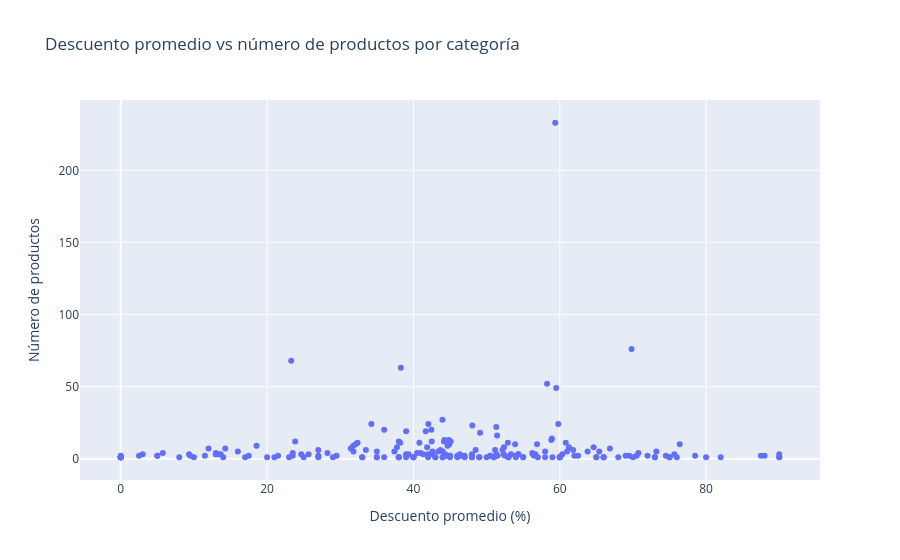

Notebook code cell kept with this figure:
### Markdown cell above
### 🔧 Reto 5 — Investiga tu propia pregunta

Formula UNA pregunta sobre el dataset (ej. "¿las categorías caras dan más descuento?"), elige la visualización adecuada, créala e interpreta el resultado.

### Code cell
# RETO 5
# Pregunta: ¿Las categorías con mayor descuento promedio también tienen más productos?
resumen = (
    df.groupby("category")
      .agg(
          descuento_promedio=("discount_percentage", "mean"),
          productos=("product_id", "count")
      )
      .reset_index()
)

fig = px.scatter(
    resumen,
    x="descuento_promedio",
    y="productos",
    hover_data=["category"],
    title="Descuento promedio vs número de productos por categoría",
    labels={
        "descuento_promedio": "Descuento promedio (%)",
        "productos": "Número de productos"
    }
)
fig.show()

print(
    "Correlación entre descuento promedio y número de productos por categoría:",
    round(resumen["descuento_promedio"].corr(resumen["productos"]), 3)
)

### Figure 1 — Plotly figure (JSON) as saved in the notebook; plotly's stock layout.template omitted (floating-point values rounded to 4 significant figures; data arrays with more than 128 entries replaced by an {"elided": "..."} marker saying what was removed)
{"data": [{"customdata": {"elided": "211x1 str values"}, "hovertemplate": "Descuento promedio (%)=%{x}<br>Número de productos=%{y}<br>category=%{customdata[0]}<extra></extra>", "legendgroup": "", "marker": {"color": "#636efa", "symbol": "circle"}, "mode": "markers", "name": "", "orientation": "v", "showlegend": false, "type": "scatter", "x": {"elided": "211 float values"}, "xaxis": "x", "y": {"elided": "211 int values"}, "yaxis": "y"}], "layout": {"legend": {"tracegroupgap": 0}, "title": {"text": "Descuento promedio vs número de productos por categoría"}, "xaxis": {"anchor": "y", "domain": [0.0, 1.0], "title": {"text": "Descuento promedio (%)"}}, "yaxis": {"anchor": "x", "domain": [0.0, 1.0], "title": {"text": "Número de productos"}}}}
